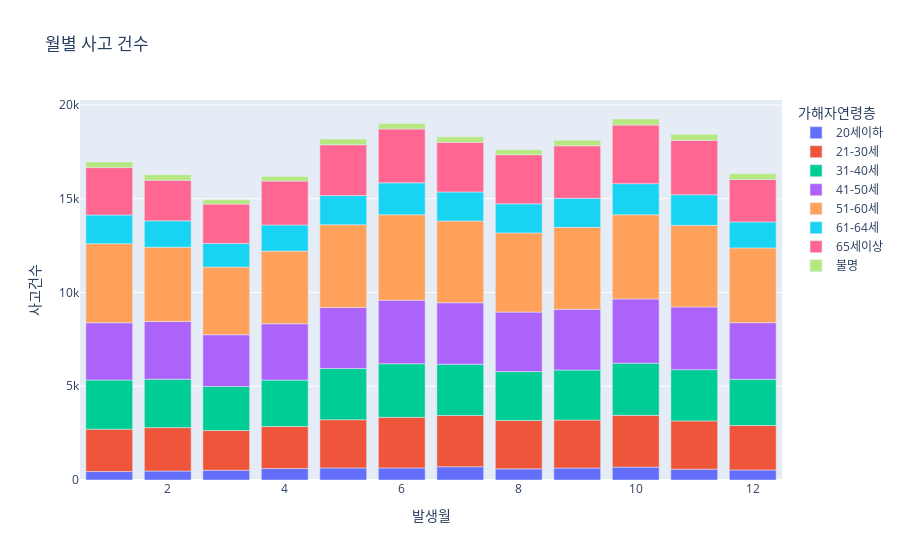

Notebook code cell kept with this figure:
### Code cell
# 월별 사고 건수
fig = px.bar(df_age_agg_driver_month, x="발생월", y="사고건수", color="가해자연령층", title="월별 사고 건수")
fig.show()

cs.tools.get_embed(cs.plotly.plot(fig, filename="월별 사고 건수", auto_open=False))

### Figure 1 — Plotly figure (JSON) as saved in the notebook; plotly's stock layout.template omitted (floating-point values rounded to 4 significant figures)
{"data": [{"alignmentgroup": "True", "hovertemplate": "가해자연령층=20세이하<br>발생월=%{x}<br>사고건수=%{y}<extra></extra>", "legendgroup": "20세이하", "marker": {"color": "#636efa", "pattern": {"shape": ""}}, "name": "20세이하", "offsetgroup": "20세이하", "orientation": "v", "showlegend": true, "textposition": "auto", "type": "bar", "x": [1, 2, 3, 4, 5, 6, 7, 8, 9, 10, 11, 12], "xaxis": "x", "y": [452, 480, 521, 612, 644, 644, 709, 596, 640, 689, 578, 534], "yaxis": "y"}, {"alignmentgroup": "True", "hovertemplate": "가해자연령층=21-30세<br>발생월=%{x}<br>사고건수=%{y}<extra></extra>", "legendgroup": "21-30세", "marker": {"color": "#EF553B", "pattern": {"shape": ""}}, "name": "21-30세", "offsetgroup": "21-30세", "orientation": "v", "showlegend": true, "textposition": "auto", "type": "bar", "x": [1, 2, 3, 4, 5, 6, 7, 8, 9, 10, 11, 12], "xaxis": "x", "y": [2260, 2315, 2120, 2238, 2570, 2700, 2728, 2582, 2555, 2760, 2575, 2372], "yaxis": "y"}, {"alignmentgroup": "True", "hovertemplate": "가해자연령층=31-40세<br>발생월=%{x}<br>사고건수=%{y}<extra></extra>", "legendgroup": "31-40세", "marker": {"color": "#00cc96", "pattern": {"shape": ""}}, "name": "31-40세", "offsetgroup": "31-40세", "orientation": "v", "showlegend": true, "textposition": "auto", "type": "bar", "x": [1, 2, 3, 4, 5, 6, 7, 8, 9, 10, 11, 12], "xaxis": "x", "y": [2620, 2580, 2346, 2478, 2730, 2858, 2738, 2604, 2671, 2783, 2733, 2465], "yaxis": "y"}, {"alignmentgroup": "True", "hovertemplate": "가해자연령층=41-50세<br>발생월=%{x}<br>사고건수=%{y}<extra></extra>", "legendgroup": "41-50세", "marker": {"color": "#ab63fa", "pattern": {"shape": ""}}, "name": "41-50세", "offsetgroup": "41-50세", "orientation": "v", "showlegend": true, "textposition": "auto", "type": "bar", "x": [1, 2, 3, 4, 5, 6, 7, 8, 9, 10, 11, 12], "xaxis": "x", "y": [3057, 3080, 2762, 3006, 3256, 3391, 3281, 3173, 3239, 3426, 3345, 3020], "yaxis": "y"}, {"alignmentgroup": "True", "hovertemplate": "가해자연령층=51-60세<br>발생월=%{x}<br>사고건수=%{y}<extra></extra>", "legendgroup": "51-60세", "marker": {"color": "#FFA15A", "pattern": {"shape": ""}}, "name": "51-60세", "offsetgroup": "51-60세", "orientation": "v", "showlegend": true, "textposition": "auto", "type": "bar", "x": [1, 2, 3, 4, 5, 6, 7, 8, 9, 10, 11, 12], "xaxis": "x", "y": [4218, 3961, 3608, 3874, 4416, 4555, 4359, 4225, 4372, 4492, 4351, 3990], "yaxis": "y"}, {"alignmentgroup": "True", "hovertemplate": "가해자연령층=61-64세<br>발생월=%{x}<br>사고건수=%{y}<extra></extra>", "legendgroup": "61-64세", "marker": {"color": "#19d3f3", "pattern": {"shape": ""}}, "name": "61-64세", "offsetgroup": "61-64세", "orientation": "v", "showlegend": true, "textposition": "auto", "type": "bar", "x": [1, 2, 3, 4, 5, 6, 7, 8, 9, 10, 11, 12], "xaxis": "x", "y": [1529, 1407, 1262, 1394, 1554, 1704, 1549, 1552, 1550, 1657, 1632, 1385], "yaxis": "y"}, {"alignmentgroup": "True", "hovertemplate": "가해자연령층=65세이상<br>발생월=%{x}<br>사고건수=%{y}<extra></extra>", "legendgroup": "65세이상", "marker": {"color": "#FF6692", "pattern": {"shape": ""}}, "name": "65세이상", "offsetgroup": "65세이상", "orientation": "v", "showlegend": true, "textposition": "auto", "type": "bar", "x": [1, 2, 3, 4, 5, 6, 7, 8, 9, 10, 11, 12], "xaxis": "x", "y": [2527, 2167, 2097, 2344, 2708, 2870, 2648, 2618, 2801, 3124, 2902, 2266], "yaxis": "y"}, {"alignmentgroup": "True", "hovertemplate": "가해자연령층=불명<br>발생월=%{x}<br>사고건수=%{y}<extra></extra>", "legendgroup": "불명", "marker": {"color": "#B6E880", "pattern": {"shape": ""}}, "name": "불명", "offsetgroup": "불명", "orientation": "v", "showlegend": true, "textposition": "auto", "type": "bar", "x": [1, 2, 3, 4, 5, 6, 7, 8, 9, 10, 11, 12], "xaxis": "x", "y": [305, 295, 233, 240, 306, 295, 290, 266, 296, 324, 322, 298], "yaxis": "y"}], "layout": {"barmode": "relative", "legend": {"title": {"text": "가해자연령층"}, "tracegroupgap": 0}, "title": {"text": "월별 사고 건수"}, "xaxis": {"anchor": "y", "domain": [0, 1], "title": {"text": "발생월"}}, "yaxis": {"anchor": "x", "domain": [0, 1], "title": {"text": "사고건수"}}}}
